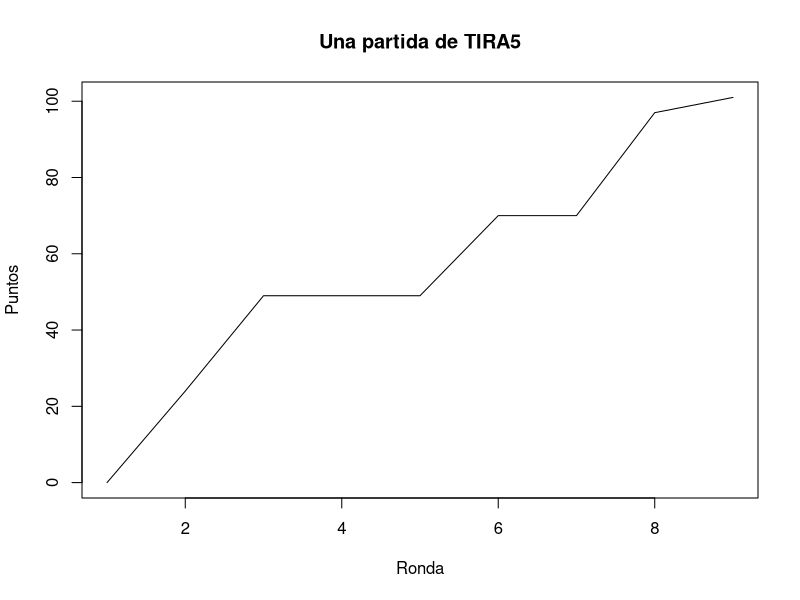
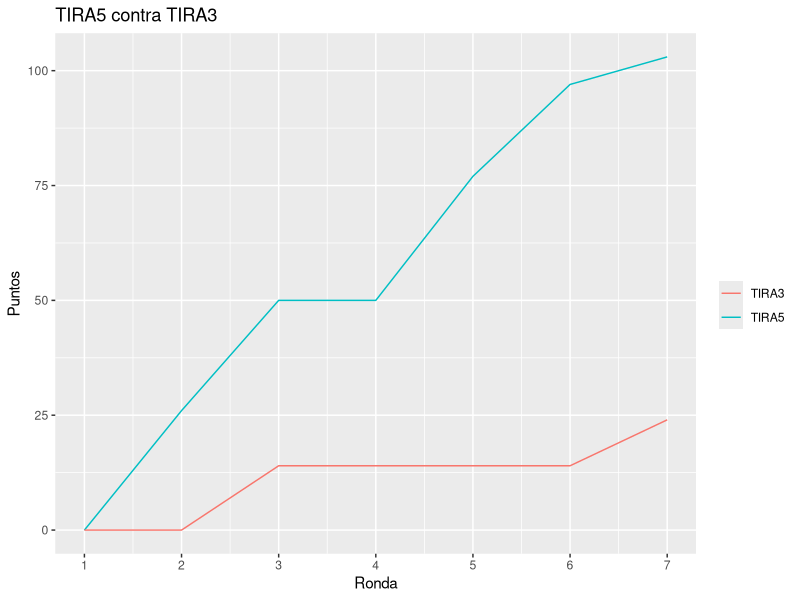
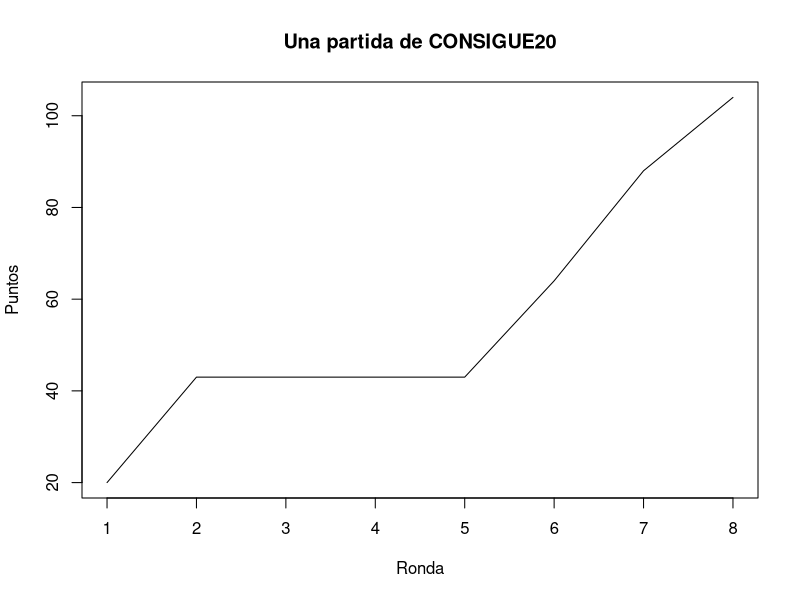
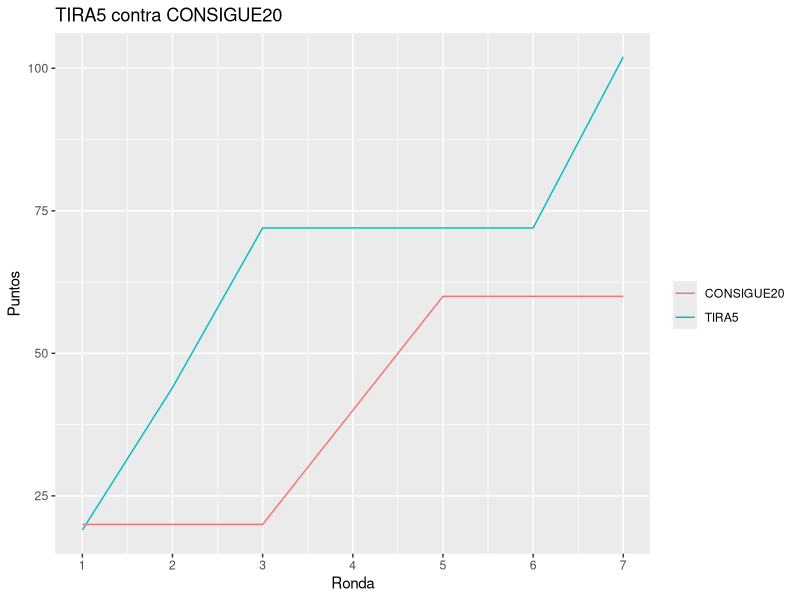

These charts were generated, in order, by the following R code:
# https://en.wikipedia.org/wiki/Pig_(dice_game)

library(tidyverse)

########################################################################
# Simulamos la evolucion de un jugador que tira como mucho 5 veces
########################################################################

max_tiradas <- 5
total_puntos <- 0
evolu_puntos <- numeric()

while(total_puntos < 100){
  parcial <- 0
  tiradas <- 0
  while(tiradas <= max_tiradas){
    resultado <- sample(1:6, 1)
    if (resultado == 1) {
      parcial <- 0
      break
    }else{
      parcial <- parcial + resultado    
      tiradas <- tiradas + 1
      if(total_puntos + parcial >= 100) break
    }
  }
  evolu_puntos <- append(evolu_puntos, parcial)
  total_puntos <- total_puntos + parcial
}

print(paste0("Ha tardado ", length(evolu_puntos), " rondas en ganar"))

plot(cumsum(evolu_puntos), 
     type = "l",
     main = "Una partida de TIRA5",
     xlab="Ronda", 
     ylab="Puntos")


########################################################################
# Dos jugadores, uno tira 5 y otro tira 3
########################################################################

max_tiradas1 <- 5
max_tiradas2 <- 3

total_puntos1 <- 0
total_puntos2 <- 0

evolu_puntos1 <- numeric()
evolu_puntos2 <- numeric()

while(total_puntos1 < 100 & total_puntos2 < 100){
  
  parcial1 <- 0
  tiradas1 <- 0
  while(tiradas1 <= max_tiradas1){
    resultado <- sample(1:6, 1)
    if (resultado == 1) {
      parcial1 <- 0
      break
    }else{
      parcial1 <- parcial1 + resultado    
      tiradas1 <- tiradas1 + 1
      if(total_puntos1 + parcial1 >= 100) break
    }
  }
  evolu_puntos1 <- append(evolu_puntos1, parcial1)
  total_puntos1 <- total_puntos1 + parcial1
  
  parcial2 <- 0
  tiradas2 <- 0
  while(tiradas2 <= max_tiradas2){
    resultado <- sample(1:6, 1)
    if (resultado == 1) {
      parcial2 <- 0
      break
    }else{
      parcial2 <- parcial2 + resultado    
      tiradas2 <- tiradas2 + 1
      if(total_puntos2 + parcial2 >= 100) break
    }
  }
  evolu_puntos2 <- append(evolu_puntos2, parcial2)
  total_puntos2 <- total_puntos2 + parcial2
  
  
}

ganador <- ifelse(total_puntos1 >= 100 & total_puntos2 >= 100, 
                  "Empate", 
                  ifelse(total_puntos1 > total_puntos2, "TIRA5", "TIRA3"))


print(paste0("Ha ganado el jugador ", ganador, " en ", length(evolu_puntos1), " rondas."))


ggplot() +
  geom_line(aes(x = 1:length(evolu_puntos1), y = cumsum(evolu_puntos1), col = "TIRA5")) +
  geom_line(aes(x = 1:length(evolu_puntos2), y = cumsum(evolu_puntos2), col = "TIRA3")) +
  scale_x_continuous(breaks=1:max(length(evolu_puntos1), length(evolu_puntos2))) +
  labs(title = "TIRA5 contra TIRA3",
       colour = "",
       x = "Ronda", 
       y = "Puntos")
  

########################################################################
# ¿Es esto suficiente para demostrarlo?
# Simulamos 2000 partidas
########################################################################

max_tiradas1 <- 5
max_tiradas2 <- 3

partidas <- 2000
resultados <- tibble(partida = numeric(), ganador = character())


for (i in 1:partidas)
{
  total_puntos1 <- 0
  total_puntos2 <- 0
  while(total_puntos1 < 100 & total_puntos2 < 100){
    
    parcial1 <- 0
    tiradas1 <- 0
    while(tiradas1 <= max_tiradas1){
      resultado <- sample(1:6, 1)
      if (resultado == 1) {
        parcial1 <- 0
        break
      }else{
        parcial1 <- parcial1 + resultado    
        tiradas1 <- tiradas1 + 1
        if(total_puntos1 + parcial1 >= 100) break
      }
    }
    total_puntos1 <- total_puntos1 + parcial1
    
    parcial2 <- 0
    tiradas2 <- 0
    while(tiradas2 <= max_tiradas2){
      resultado <- sample(1:6, 1)
      if (resultado == 1) {
        parcial2 <- 0
        break
      }else{
        parcial2 <- parcial2 + resultado    
        tiradas2 <- tiradas2 + 1
        if(total_puntos2 + parcial2 >= 100) break
      }
    }
    total_puntos2 <- total_puntos2 + parcial2
  }
  
  resultados <- add_row(resultados,
                        partida = i,
                        ganador = ifelse(total_puntos1 >= 100 & total_puntos2 >= 100, 
                                         "Empate", 
                                         ifelse(total_puntos1 > total_puntos2, "TIRA5", "TIRA3")))
  
}

table(resultados$ganador)

########################################################################
# El jugador CONSIGUE20
########################################################################

total_puntos <- 0
evolu_puntos <- numeric()
consigue <- 20

while(total_puntos < 100){
  parcial <- 0
  tiradas <- 0
  while(parcial < consigue){
    resultado <- sample(1:6, 1)
    if (resultado == 1) {
      parcial <- 0
      break
    }else{
      parcial <- parcial + resultado    
      tiradas <- tiradas + 1
      if(total_puntos + parcial >= 100) break
    }
  }
  evolu_puntos <- append(evolu_puntos, parcial)
  total_puntos <- total_puntos + parcial
}

print(paste0("Ha tardado ", length(evolu_puntos), " rondas en ganar"))

plot(cumsum(evolu_puntos), 
     type = "l",
     main = "Una partida de CONSIGUE20",
     xlab="Ronda", 
     ylab="Puntos")

############################################################
# TIRA5 contra CONSIGUE20: Una partida
############################################################

max_tiradas1 <- 5
consigue2 <- 20

total_puntos1 <- 0
total_puntos2 <- 0

evolu_puntos1 <- numeric()
evolu_puntos2 <- numeric()

while(total_puntos1 < 100 & total_puntos2 < 100){
  
  parcial1 <- 0
  tiradas1 <- 0
  while(tiradas1 <= max_tiradas1){
    resultado <- sample(1:6, 1)
    if (resultado == 1) {
      parcial1 <- 0
      break
    }else{
      parcial1 <- parcial1 + resultado    
      tiradas1 <- tiradas1 + 1
      if(total_puntos1 + parcial1 >= 100) break
    }
  }
  evolu_puntos1 <- append(evolu_puntos1, parcial1)
  total_puntos1 <- total_puntos1 + parcial1
  
  parcial2 <- 0
  tiradas2 <- 0
  while(parcial2 < consigue2){
    resultado <- sample(1:6, 1)
    if (resultado == 1) {
      parcial2 <- 0
      break
    }else{
      parcial2 <- parcial2 + resultado    
      tiradas2 <- tiradas2 + 1
      if(total_puntos2 + parcial2 >= 100) break
    }
  }
  evolu_puntos2 <- append(evolu_puntos2, parcial2)
  total_puntos2 <- total_puntos2 + parcial2
  
  
}

ganador <- ifelse(total_puntos1 >= 100 & total_puntos2 >= 100, 
                  "Empate", 
                  ifelse(total_puntos1 > total_puntos2, "TIRA5", "CONSIGUE20"))


print(paste0("Ha ganado el jugador ", ganador, " en ",length(evolu_puntos1) , " rondas."))

ggplot() +
  geom_line(aes(x = 1:length(evolu_puntos1), y = cumsum(evolu_puntos1), col = "TIRA5")) +
  geom_line(aes(x = 1:length(evolu_puntos2), y = cumsum(evolu_puntos2), col = "CONSIGUE20")) +
  scale_x_continuous(breaks=1:max(length(evolu_puntos1), length(evolu_puntos2)))+
  labs(title = "TIRA5 contra CONSIGUE20",
       colour = "",
       x = "Ronda", 
       y = "Puntos")

############################################################
# TIRA5 contra CONSIGUE20: 2000 partidas
############################################################

partidas <- 2000
max_tiradas1 <- 5
consigue2 <- 20

resultados <- tibble(partida = numeric(), ganador = character())


for (i in 1:partidas)
{
  total_puntos1 <- 0
  total_puntos2 <- 0
  
  while(total_puntos1 < 100 & total_puntos2 < 100){
    
    parcial1 <- 0
    tiradas1 <- 0
    while(tiradas1 <= max_tiradas1){
      resultado <- sample(1:6, 1)
      if (resultado == 1) {
        parcial1 <- 0
        break
      }else{
        parcial1 <- parcial1 + resultado    
        tiradas1 <- tiradas1 + 1
        if(total_puntos1 + parcial1 >= 100) break
      }
    }
    evolu_puntos1 <- append(evolu_puntos1, parcial1)
    total_puntos1 <- total_puntos1 + parcial1
    
    parcial2 <- 0
    tiradas2 <- 0
    while(parcial2 < consigue2){
      resultado <- sample(1:6, 1)
      if (resultado == 1) {
        parcial2 <- 0
        break
      }else{
        parcial2 <- parcial2 + resultado    
        tiradas2 <- tiradas2 + 1
        if(total_puntos2 + parcial2 >= 100) break
      }
    }
    evolu_puntos2 <- append(evolu_puntos2, parcial2)
    total_puntos2 <- total_puntos2 + parcial2
    
    
  }
  
  
  resultados <- add_row(resultados,
                        partida = i,
                        ganador = ifelse(total_puntos1 >= 100 & total_puntos2 >= 100, 
                                         "Empate", 
                                         ifelse(total_puntos1 > total_puntos2, "TIRA5", "CONSIGUE20")))
  
}


table(resultados$ganador)


